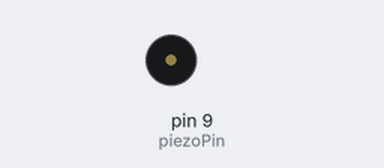
Simulated run of this sketch. Board: Arduino Uno, built with avr-gcc and run on an emulated ATmega328P. Parts: buzzer (waves = sounding).

Above: at 1.14 s.
At 19.1 s:
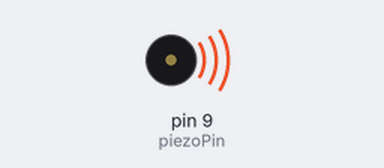
Timing chart, 0 to 40.0 s (numbered marks = the images above):
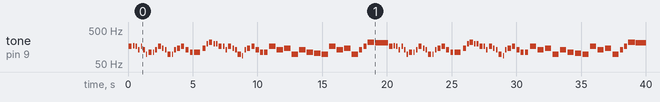

Measured:
- by itself, tone on pin 9 (piezoPin): plays 165 Hz for 0.24 s, 175 Hz for 0.12 s, 165 Hz for 0.12 s, 131 Hz for 0.12 s, 165 Hz for 0.08 s, 131 Hz for 0.12 s … (112 notes in this stretch)

The sketch:

Tetris_Theme.ino
```cpp
#include <pitches.h>

//Define the piezo pin
#define piezoPin 9

// Array for the notes
int melody[] = {
  NOTE_E3, NOTE_F3, NOTE_E3, NOTE_C3, NOTE_E3,  NOTE_C3, NOTE_G2,
  NOTE_A2, NOTE_A2, NOTE_C3, NOTE_E3, NOTE_D3, NOTE_C3,
  NOTE_G2, NOTE_G2, NOTE_C3, NOTE_D3, NOTE_E3,
  NOTE_C3, NOTE_A2, NOTE_A2,
  0, NOTE_D3, NOTE_G3, NOTE_A3, NOTE_G3, NOTE_G3,
  NOTE_E3, NOTE_E3, NOTE_C3, NOTE_E3, NOTE_D3, NOTE_C3,
  NOTE_G2, NOTE_F2, NOTE_C3, NOTE_D3, NOTE_E3,
  NOTE_C3, NOTE_A2, NOTE_A2, 0,
  NOTE_E3, NOTE_C3, NOTE_D3, NOTE_G2, NOTE_C3, NOTE_A2, NOTE_GS2, NOTE_G2,
  NOTE_E3, NOTE_C3, NOTE_D3, NOTE_G2, NOTE_C3, NOTE_E3, NOTE_A3, NOTE_GS3
};

// Array for the tempo
int tempo[] = {
  4,8,8,7,9,8,8,
  4,8,8,4,8,8,
  4,8,8,4,4,
  4,4,2,
  8,4,8,4,8,8,
  4,8,8,4,8,8,
  4,8,8,4,4,
  4,4,4,4,
  2,2,2,2,2,2,2,2,
  2,2,2,2,4,4,2,1
};

//********************************** Setup metheod **********************************
void setup(void)
{
   // Sets the piezo pin for output
   pinMode(9, OUTPUT);
}


//********************************** Loop method **********************************
void loop()
{
  // Plays the audio
  playMelody();
}


//********************************** Play melody method **********************************
// This method plays the Tetris melody
// It loops through the array setting each of the notes along with the tempo and note duration
// It then calls the buzz method to actualy generate the sound

void playMelody(){

   int size = sizeof(melody) / sizeof(int);

   // This loops through the array of notes
   for (int currentNote = 0; currentNote < size; currentNote++)
   {
       // Sets the note duration
       int noteDuration = 1000/tempo[currentNote];

       // Calls the buzz method, passing in the pin, the note and the note duration
       play(piezoPin, melody[currentNote],noteDuration);

       // Adds a delay
       delay(80);

       // Stops the tone playing
       play(piezoPin, 0,noteDuration);
  }
}


//********************************** Play method **********************************
// This method is used to generate sound from a piezo element
// The method uses a loop to send high and low signals followed by a delay

void play(int pin, long frequency, long length)
{
  // Sets the dealy value
  long delayValue = 1000000/frequency/2;

  // Sets the number of cycles
  long numCycles = frequency * length/ 1000;

  // This sends high and low signals to the piezo element in order to generate the sound
  for (long i=0; i < numCycles; i++)
  {
    digitalWrite(pin,HIGH);
    delayMicroseconds(delayValue);
    digitalWrite(pin,LOW);
    delayMicroseconds(delayValue);
  }
}
```
